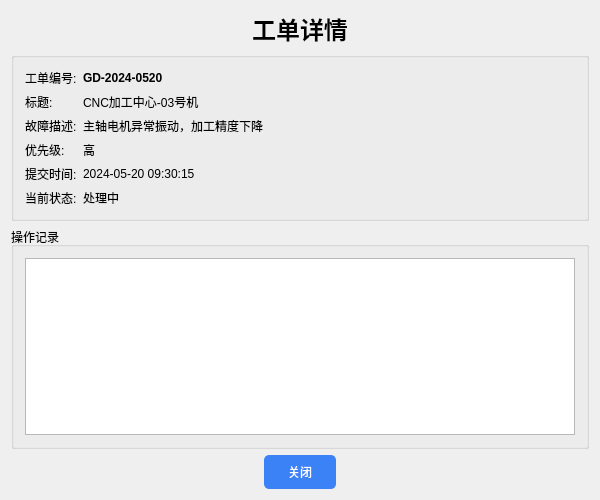
<?xml version="1.0" encoding="UTF-8"?>
<ui version="4.0">
 <class>WorkOrderDetailDialog</class>
 <widget class="QDialog" name="WorkOrderDetailDialog">
  <property name="geometry">
   <rect>
    <x>0</x>
    <y>0</y>
    <width>600</width>
    <height>500</height>
   </rect>
  </property>
  <property name="windowTitle">
   <string>工单详情</string>
  </property>
  <layout class="QVBoxLayout" name="verticalLayout">
   <item>
    <widget class="QLabel" name="titleLabel">
     <property name="text">
      <string>工单详情</string>
     </property>
     <property name="alignment">
      <set>Qt::AlignCenter</set>
     </property>
     <property name="styleSheet">
      <string notr="true">font-size: 18pt; font-weight: bold;</string>
     </property>
    </widget>
   </item>
   <item>
    <widget class="QGroupBox" name="infoGroupBox">
     <property name="title">
      <string/>
     </property>
     <layout class="QFormLayout" name="formLayout">
      <item row="0" column="0">
       <widget class="QLabel" name="ticketIdTextLabel">
        <property name="text">
         <string>工单编号:</string>
        </property>
       </widget>
      </item>
      <item row="0" column="1">
       <widget class="QLabel" name="ticketIdLabel">
        <property name="text">
         <string>GD-2024-0520</string>
        </property>
        <property name="styleSheet">
         <string notr="true">font-weight: bold;</string>
        </property>
       </widget>
      </item>
      <item row="1" column="0">
       <widget class="QLabel" name="deviceNameTextLabel">
        <property name="text">
         <string>标题:</string>
        </property>
       </widget>
      </item>
      <item row="1" column="1">
       <widget class="QLabel" name="deviceNameLabel">
        <property name="text">
         <string>CNC加工中心-03号机</string>
        </property>
       </widget>
      </item>
      <item row="2" column="0">
       <widget class="QLabel" name="descriptionTextLabel">
        <property name="text">
         <string>故障描述:</string>
        </property>
       </widget>
      </item>
      <item row="2" column="1">
       <widget class="QLabel" name="descriptionLabel">
        <property name="text">
         <string>主轴电机异常振动，加工精度下降</string>
        </property>
       </widget>
      </item>
      <item row="3" column="0">
       <widget class="QLabel" name="priorityTextLabel">
        <property name="text">
         <string>优先级:</string>
        </property>
       </widget>
      </item>
      <item row="3" column="1">
       <widget class="QLabel" name="priorityLabel">
        <property name="text">
         <string>高</string>
        </property>
       </widget>
      </item>
      <item row="4" column="0">
       <widget class="QLabel" name="submitTimeTextLabel">
        <property name="text">
         <string>提交时间:</string>
        </property>
       </widget>
      </item>
      <item row="4" column="1">
       <widget class="QLabel" name="submitTimeLabel">
        <property name="text">
         <string>2024-05-20 09:30:15</string>
        </property>
       </widget>
      </item>
      <item row="5" column="0">
       <widget class="QLabel" name="statusTextLabel">
        <property name="text">
         <string>当前状态:</string>
        </property>
       </widget>
      </item>
      <item row="5" column="1">
       <widget class="QLabel" name="statusLabel">
        <property name="text">
         <string>处理中</string>
        </property>
       </widget>
      </item>
     </layout>
    </widget>
   </item>
   <item>
    <widget class="QGroupBox" name="recordGroupBox">
     <property name="title">
      <string>操作记录</string>
     </property>
     <layout class="QVBoxLayout" name="verticalLayout_2">
      <item>
       <widget class="QTableView" name="recordTableView">
        <property name="sizePolicy">
         <sizepolicy hsizetype="Expanding" vsizetype="Expanding">
          <horstretch>0</horstretch>
          <verstretch>0</verstretch>
         </sizepolicy>
        </property>
        <property name="styleSheet">
         <string notr="true">QHeaderView::section { background-color: #f0f0f0; color: black; font-weight: bold; }</string>
        </property>
        <property name="selectionMode">
         <enum>QAbstractItemView::NoSelection</enum>
        </property>
        <property name="selectionBehavior">
         <enum>QAbstractItemView::SelectRows</enum>
        </property>
        <property name="verticalScrollMode">
         <enum>QAbstractItemView::ScrollPerPixel</enum>
        </property>
        <property name="horizontalScrollMode">
         <enum>QAbstractItemView::ScrollPerPixel</enum>
        </property>
        <property name="showGrid">
         <bool>true</bool>
        </property>
        <attribute name="horizontalHeaderStretchLastSection">
         <bool>false</bool>
        </attribute>
       </widget>
      </item>
     </layout>
    </widget>
   </item>
   <item>
    <layout class="QHBoxLayout" name="horizontalLayout">
     <item>
      <spacer name="horizontalSpacer">
       <property name="orientation">
        <enum>Qt::Horizontal</enum>
       </property>
       <property name="sizeHint" stdset="0">
        <size>
         <width>40</width>
         <height>20</height>
        </size>
       </property>
      </spacer>
     </item>
     <item>
      <widget class="QPushButton" name="closeButton">
       <property name="text">
        <string>关闭</string>
       </property>
       <property name="styleSheet">
        <string notr="true">background-color: #3b82f6; color: white; border: none; padding: 8px 24px; border-radius: 5px;</string>
       </property>
      </widget>
     </item>
     <item>
      <spacer name="horizontalSpacer_2">
       <property name="orientation">
        <enum>Qt::Horizontal</enum>
       </property>
       <property name="sizeHint" stdset="0">
        <size>
         <width>40</width>
         <height>20</height>
        </size>
       </property>
      </spacer>
     </item>
    </layout>
   </item>
  </layout>
 </widget>
 <layoutdefault spacing="6" margin="11"/>
 <resources/>
 <connections/>
</ui>
